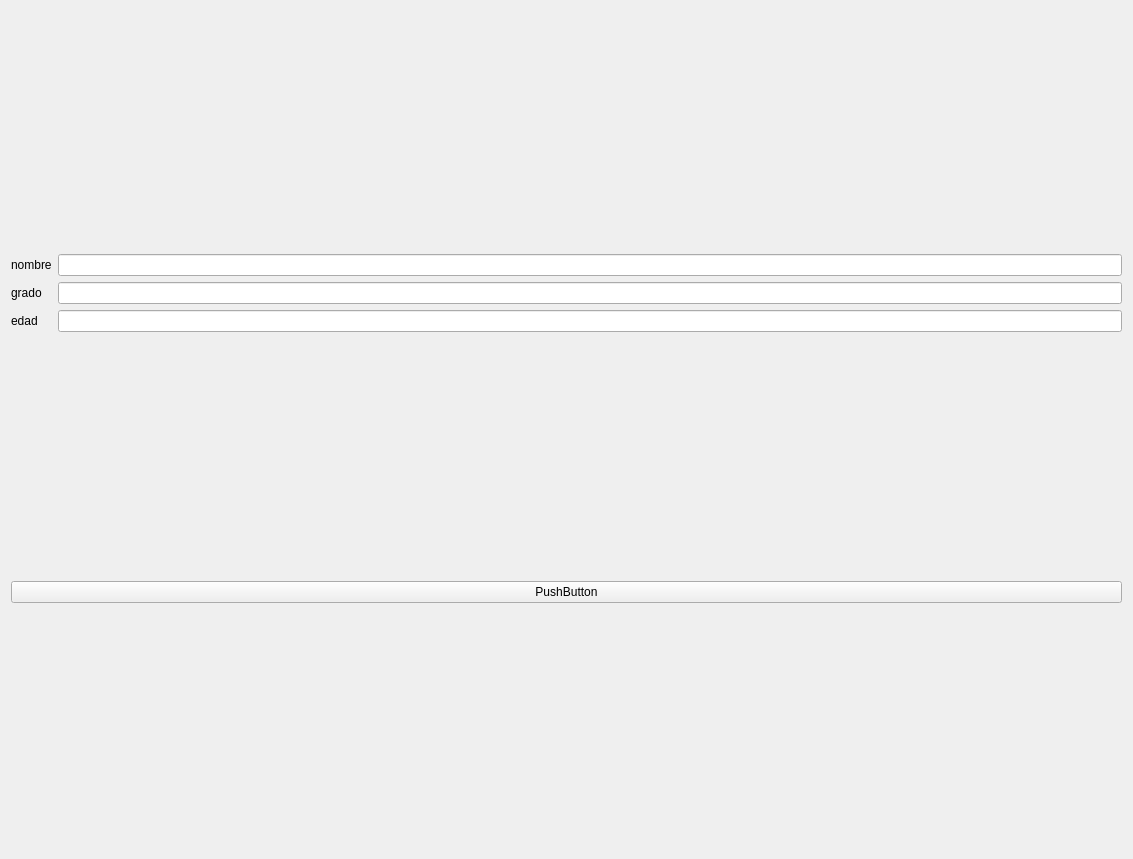
<?xml version="1.0" encoding="UTF-8"?>
<ui version="4.0">
 <class>caronames</class>
 <widget class="QWidget" name="caronames">
  <property name="geometry">
   <rect>
    <x>0</x>
    <y>0</y>
    <width>1133</width>
    <height>859</height>
   </rect>
  </property>
  <property name="windowTitle">
   <string>Form</string>
  </property>
  <layout class="QVBoxLayout" name="verticalLayout_2">
   <item>
    <layout class="QGridLayout" name="gridLayout">
     <item row="1" column="0">
      <widget class="QLabel" name="caronamegrado">
       <property name="text">
        <string>grado</string>
       </property>
      </widget>
     </item>
     <item row="0" column="0">
      <widget class="QLabel" name="caronamenombre">
       <property name="text">
        <string>nombre</string>
       </property>
      </widget>
     </item>
     <item row="2" column="0">
      <widget class="QLabel" name="caronameedad">
       <property name="text">
        <string>edad</string>
       </property>
      </widget>
     </item>
     <item row="0" column="1">
      <widget class="QLineEdit" name="le_caronamenomre"/>
     </item>
     <item row="1" column="1">
      <widget class="QLineEdit" name="tl_caronamegrado"/>
     </item>
     <item row="2" column="1">
      <widget class="QLineEdit" name="le_caronameedad"/>
     </item>
    </layout>
   </item>
   <item>
    <layout class="QVBoxLayout" name="verticalLayout">
     <item>
      <widget class="QPushButton" name="pb_caroname">
       <property name="text">
        <string>PushButton</string>
       </property>
      </widget>
     </item>
    </layout>
   </item>
  </layout>
 </widget>
 <resources/>
 <connections/>
</ui>
